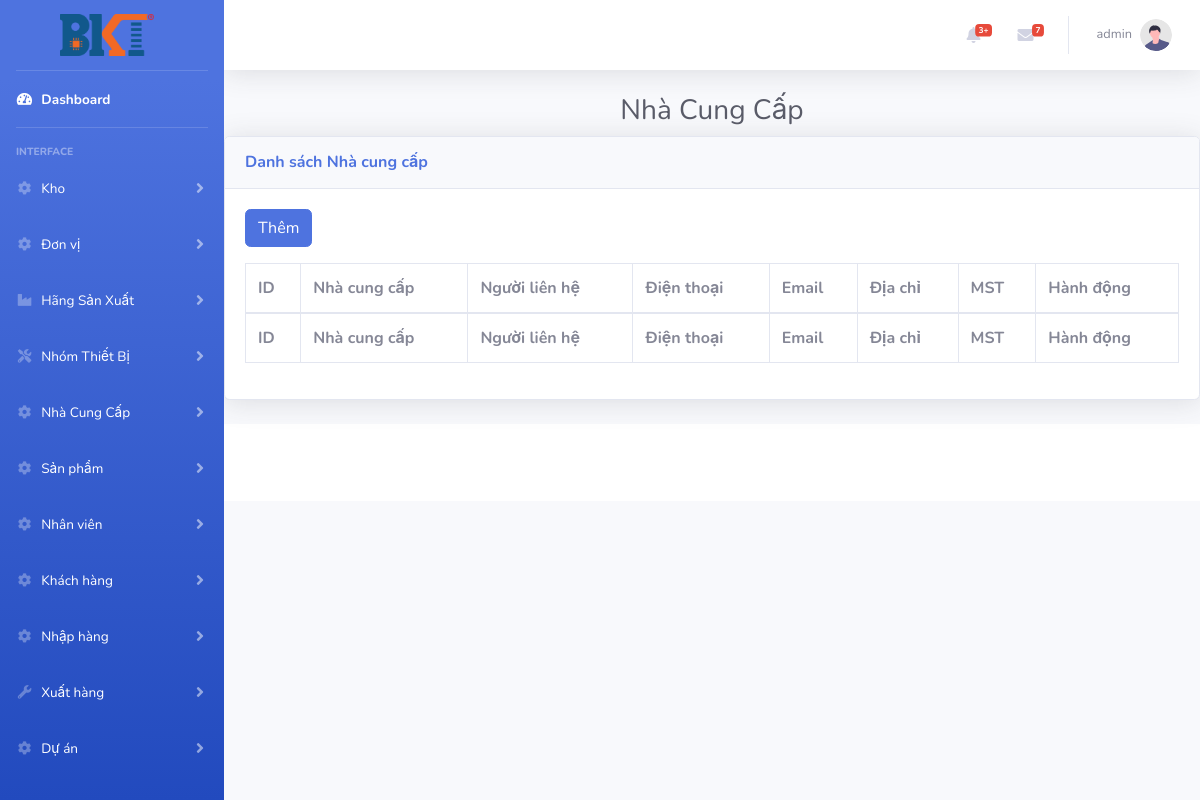
Before: /index.php?controller=nhacungcap (signed in) with the older database file.
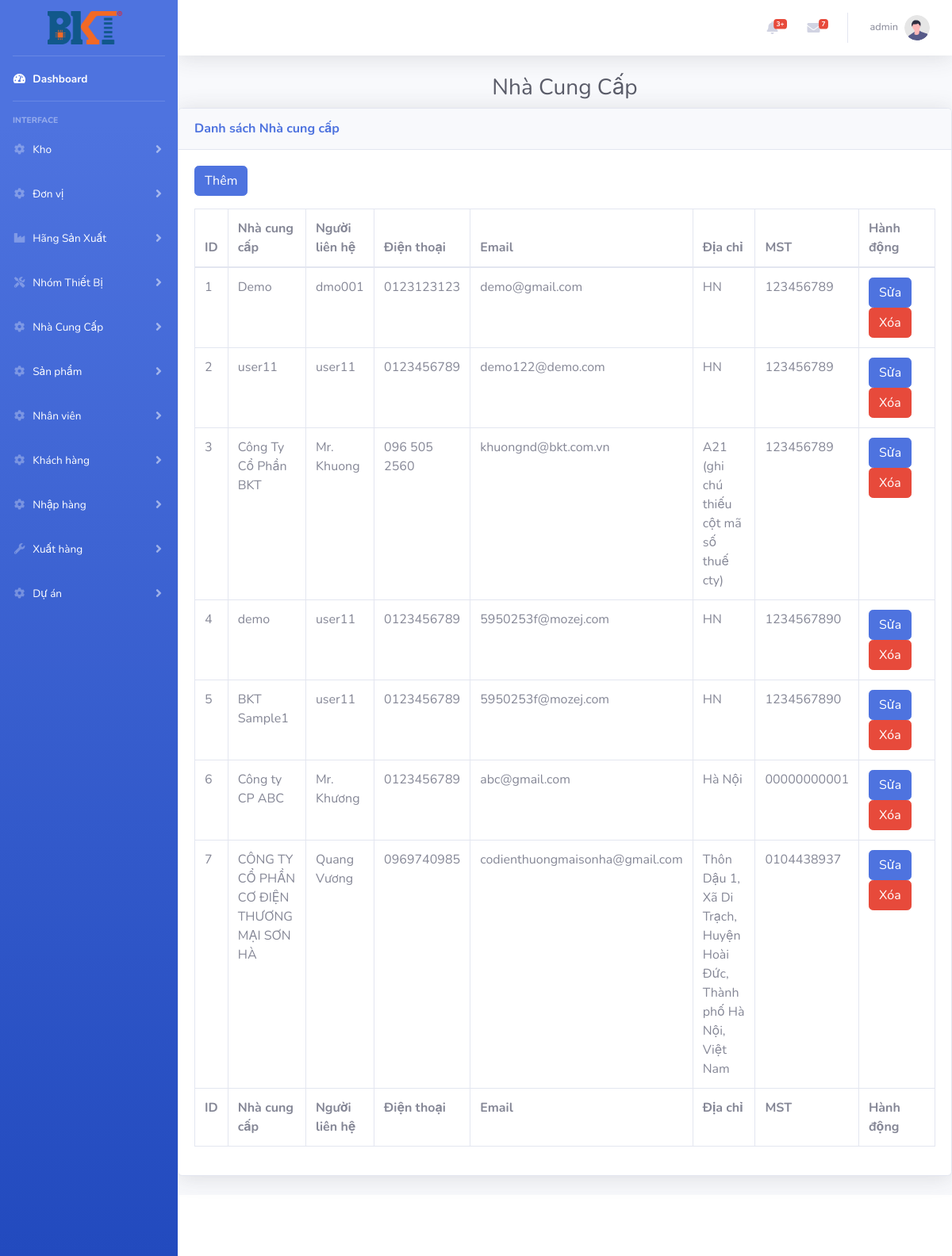
After: the same page with the newer database file.
### tables this page shows
CREATE TABLE `nhacungcap` (
  `Id` int(11) NOT NULL,
  `TenNCC` varchar(100) DEFAULT NULL,
  `NguoiLienHe` varchar(200) DEFAULT NULL,
  `DienThoai` varchar(20) DEFAULT NULL,
  `Email` varchar(50) DEFAULT NULL,
  `DiaChi` varchar(100) DEFAULT NULL,
  `MST` varchar(20) DEFAULT NULL
);

### controllers/nhacungcap_controller.php (called while the page is built, shortened)
<?php
require_once ('models/nhacungcap.php');
class NhaCungCapController extends BaseController
{
    public function index()
    {
        $nhacungcap = NhaCungCap::all();
        $data =array('nhacungcap'=> $nhacungcap);
        $this->render('index',$data);
    }
}

### routes.php (called while the page is built, shortened)
<?php
$controller = new $klass;
$controller->$action();

### index.php (called while the page is built, shortened)
<?php
require_once('routes.php');

### models/nhacungcap.php (called while the page is built, shortened)
<?php
class NhaCungCap
{
    function __construct($Id, $TenNCC, $DienThoai, $Email, $DiaChi, $NguoiLienHe, $MST)
    {
        $this->Id = $Id;
        $this->TenNCC = $TenNCC;
        $this->DienThoai = $DienThoai;
        $this->Email = $Email;
        $this->DiaChi = $DiaChi;
        $this->NguoiLienHe = $NguoiLienHe;
        $this->MST = $MST;
    }
    static function all()
    {
        $list = [];
        $db = DB::getInstance();
        $req = $db->query('SELECT * FROM NhaCungCap');
        foreach ($req->fetchAll() as $item) {
            $list[] = new NhaCungCap($item['Id'], $item['TenNCC'], $item['DienThoai'], $item['Email'], $item['DiaChi'], $item['NguoiLienHe'], $item['MST']);
        }
        return $list;
    }
}

### views/nhacungcap/index.php (the view, shortened to what this page needs)
<?php
require_once('models/nhacungcap.php');
?>
<h1 class="h3 mb-2 text-center text-gray-800 ">Nhà Cung Cấp</h1>
<div class="card shadow mb-4">
    <div class="card-header py-3">
        <h6 class="m-0 font-weight-bold text-primary">Danh sách Nhà cung cấp</h6>
    </div>
    <div class="card-body">
        <a href="index.php?controller=nhacungcap&action=insert" class="btn btn-primary mb-3">Thêm</a>
        <div class="table-responsive">
            <table class="table table-bordered" id="dataTable" width="100%" cellspacing="0">
                <thead>
                    <tr>
                        <th>ID</th>
                        <th>Nhà cung cấp</th>
                        <th>Người liên hệ</th>
                        <th>Điện thoại</th>
                        <th>Email</th>
                        <th>Địa chỉ</th>
                        <th>MST</th>
                        <th>Hành động</th>
                    </tr>
                </thead>
                <tfoot>
                    <tr>
                        <th>ID</th>
                        <th>Nhà cung cấp</th>
                        <th>Người liên hệ</th>
                        <th>Điện thoại</th>
                        <th>Email</th>
                        <th>Địa chỉ</th>
                        <th>MST</th>
                        <th>Hành động</th>
                    </tr>
                </tfoot>
                <tbody>
                    <?php
                    foreach ($nhacungcap as $item) {
                    ?>
                        <form method="post">
                            <tr>
                                <td><?= $item->Id ?></td>
                                <td><?= $item->TenNCC ?></td>
                                <td><?= $item->NguoiLienHe ?></td>
                                <td><?= $item->DienThoai ?></td>
                                <td><?= $item->Email ?></td>
                                <td><?= $item->DiaChi ?></td>
                                <td><?= $item->MST ?></td>
                                <td>
                                    <a href="index.php?controller=nhacungcap&action=edit&id=<?= $item->Id ?>" class='btn btn-primary mr-3'>Sửa</a>
                                    <button type="submit" name="dele" value="<?= $item->Id ?>" class='btn btn-danger'>Xóa</button>
                                </td>
                            </tr>
                        </form>
                    <?php
                    }
                    ?>
                </tbody>
            </table>
        </div>
    </div>
</div>

Changed rows visible on the page:
added nhacungcap: Id "1", TenNCC "Demo", NguoiLienHe "dmo001", DienThoai "0123123123", Email "demo@gmail.com", DiaChi "HN", MST "123456789"
added nhacungcap: Id "2", TenNCC "user11", NguoiLienHe "user11", DienThoai "0123456789", Email "demo122@demo.com", DiaChi "HN", MST "123456789"
added nhacungcap: Id "3", TenNCC "Công Ty Cổ Phần BKT", NguoiLienHe "Mr. Khuong", DienThoai "096 505 2560", Email "khuongnd@bkt.com.vn", DiaChi "A21 (ghi chú thiếu cột mã số thuế cty)", MST "123456789"
added nhacungcap: Id "4", TenNCC "demo", NguoiLienHe "user11", DienThoai "0123456789", Email "5950253f@mozej.com", DiaChi "HN", MST "1234567890"
added nhacungcap: Id "5", TenNCC "BKT Sample1", NguoiLienHe "user11", DienThoai "0123456789", Email "5950253f@mozej.com", DiaChi "HN", MST "1234567890"
added nhacungcap: Id "6", TenNCC "Công ty CP ABC", NguoiLienHe "Mr. Khương", DienThoai "0123456789", Email "abc@gmail.com", DiaChi "Hà Nội", MST "00000000001"
added nhacungcap: Id "7", TenNCC "CÔNG TY CỔ PHẦN CƠ ĐIỆN THƯƠNG MẠI SƠN HÀ", NguoiLienHe "Quang Vương", DienThoai "0969740985", Email "codienthuongmaisonha@gmail.com", DiaChi "Thôn Dậu 1, Xã Di Trạch, Huyện Hoài Đức, Thành phố Hà Nội, Việt Nam", MST "0104438937"
